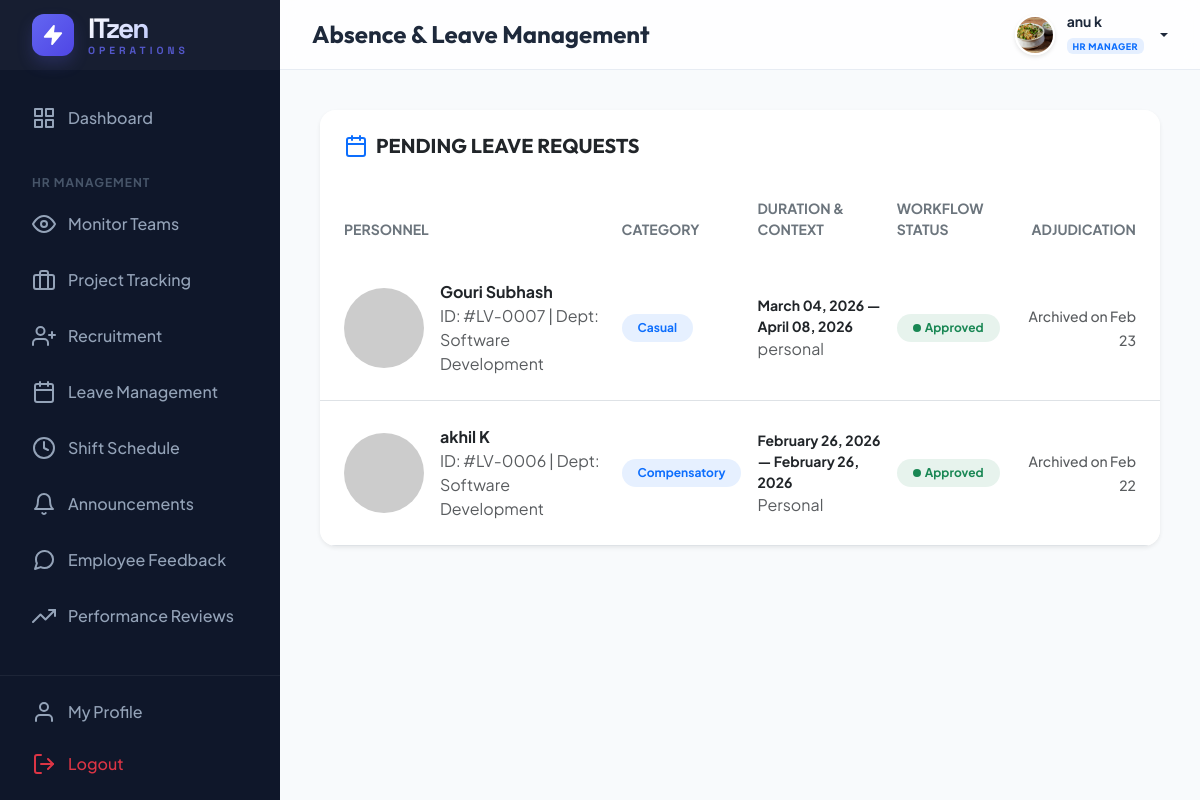
The page /hr/leaves/ (signed in) on the database its author committed.
### management/models.py (models this page shows, shortened)
class CustomUser(AbstractUser):
    ROLE_CHOICES = (
        ('ADMIN', 'Admin'),
        ('HR', 'HR Manager'),
        ('EMPLOYEE', 'Employee'),
    )
    DEPT_CHOICES = (
        ('DEVELOPMENT', 'Software Development'),
        ('DESIGN', 'UI/UX Design'),
        ('QA', 'Quality Assurance'),
        ('HR', 'Human Resources'),
        ('MARKETING', 'Digital Marketing'),
        ('SALES', 'Sales & Business'),
        ('SUPPORT', 'IT Support & Security'),
    )
    LEVEL_CHOICES = (
        ('JUNIOR', 'Junior Level (Level 1)'),
        ('INTERMEDIATE', 'Intermediate (Level 2)'),
        ('SENIOR', 'Senior Level (Level 3)'),
        ('LEAD', 'Lead Level (Level 4)'),
        ('EXPERT', 'Expert Level (Level 5)'),
    )
    role = models.CharField(max_length=20, choices=ROLE_CHOICES, default='EMPLOYEE')
    phone = models.CharField(max_length=15, blank=True, null=True)
    profile_pic = models.ImageField(upload_to='profile_pics/', blank=True, null=True)
    department = models.CharField(max_length=50, choices=DEPT_CHOICES, blank=True, null=True)
    designation = models.CharField(max_length=100, blank=True, null=True)
    level = models.CharField(max_length=20, choices=LEVEL_CHOICES, default='JUNIOR')
    date_of_joining = models.DateField(blank=True, null=True)
    def is_admin(self):
        return self.role == 'ADMIN' or self.is_superuser
    def is_hr(self):
        return self.role == 'HR'
    def is_employee(self):
        return self.role == 'EMPLOYEE' and not self.is_superuser and not self.role == 'HR'

class LeaveRequest(models.Model):
    employee = models.ForeignKey(CustomUser, on_delete=models.CASCADE, related_name='leave_requests')
    leave_type = models.CharField(max_length=50)
    start_date = models.DateField()
    end_date = models.DateField()
    reason = models.TextField()
    status = models.CharField(max_length=20, choices=(
        ('PENDING', 'Pending'),
        ('APPROVED', 'Approved'),
        ('REJECTED', 'Rejected'),
        ('CANCELLED', 'Cancelled'),
    ), default='PENDING')
    applied_on = models.DateTimeField(auto_now_add=True)

### management/views.py (the view)
# urls.py: path('hr/leaves/', views.hr_leave_management, name='hr_leave_management'),
@login_required
def hr_leave_management(request):
    if not (request.user.is_hr() or request.user.is_admin()):
        return redirect('dashboard')
    leaves = LeaveRequest.objects.select_related('employee').all().order_by('-applied_on')
    if not request.user.is_admin():
        leaves = leaves.filter(employee__department=request.user.department)
    return render(request, 'hr/leave_management.html', {'leaves': leaves})

### templates/hr/leave_management.html (shortened to what this page needs)
{% extends 'base.html' %}
{% block page_title %}Absence & Leave Management{% endblock %}
{% block content %}
<div class="card border-0 shadow-sm overflow-hidden">
    <div class="card-header bg-white border-0 p-4">
        <h5 class="mb-0 fw-bold d-flex align-items-center gap-2">
            <i data-feather="calendar" class="text-primary"></i> PENDING LEAVE REQUESTS
        </h5>
    </div>
    <div class="table-responsive">
        <table class="table table-hover align-middle mb-0">
            <thead class="bg-light bg-opacity-50">
                <tr>
                    <th class="ps-4 py-3 border-0 text-secondary small text-uppercase">Personnel</th>
                    <th class="py-3 border-0 text-secondary small text-uppercase">Category</th>
                    <th class="py-3 border-0 text-secondary small text-uppercase">Duration & Context</th>
                    <th class="py-3 border-0 text-secondary small text-uppercase">Workflow Status</th>
                    <th class="pe-4 py-3 border-0 text-secondary small text-uppercase text-end">Adjudication</th>
                </tr>
            </thead>
            <tbody>
                {% for leave in leaves %}
                <tr>
                    <td class="ps-4 py-4">
                        <div class="d-flex align-items-center gap-3">
                            <img src="https://ui-avatars.com/api/?name={{ leave.employee.username }}&size=32"
                                class="rounded-circle">
                            <div>
                                {% with emp_name=leave.employee.get_full_name|default:leave.employee.username %}
                                <div class="fw-bold text-dark">{{ emp_name }}</div>
                                {% endwith %}
                                <div class="extra-small text-muted">ID: #LV-{{ leave.id|stringformat:"04d" }} |
                                    Dept: {{ leave.employee.get_department_display|default:"N/A" }}
                                </div>
                            </div>
                        </div>
                    </td>
                    <td class="py-4">
                        <span class="badge bg-primary bg-opacity-10 text-primary rounded-pill px-3 py-2 fw-bold small">
                            {{ leave.leave_type|title }}
                        </span>
                    </td>
                    <td class="py-4">
                        {% with l_start=leave.start_date|date:"F d, Y" l_end=leave.end_date|date:"F d, Y" %}
                        <div class="small fw-bold text-dark">{{ l_start }} — {{ l_end }}</div>
                        {% endwith %}
                        <div class="text-muted extra-small line-clamp-1" title="{{ leave.reason }}">{{ leave.reason }}
                        </div>
                    </td>
                    <td class="py-4">
                        {% if leave.status == 'PENDING' %}
                        <span
                            class="badge bg-warning bg-opacity-10 text-warning rounded-pill px-3 py-2 fw-bold small d-inline-flex align-items-center gap-1">
                            <span class="p-1 bg-warning rounded-circle"></span> Awaiting Review
                        </span>
                        {% elif leave.status == 'APPROVED' %}
                        <span
                            class="badge bg-success bg-opacity-10 text-success rounded-pill px-3 py-2 fw-bold small d-inline-flex align-items-center gap-1">
                            <span class="p-1 bg-success rounded-circle"></span> Approved
                        </span>
                        {% elif leave.status == 'REJECTED' %}
                        <span
                            class="badge bg-danger bg-opacity-10 text-danger rounded-pill px-3 py-2 fw-bold small d-inline-flex align-items-center gap-1">
                            <span class="p-1 bg-danger rounded-circle"></span> Declined
                        </span>
                        {% else %}
                        <span
                            class="badge bg-secondary bg-opacity-10 text-secondary rounded-pill px-3 py-2 fw-bold small">{{
                            leave.status }}</span>
                        {% endif %}
                    </td>
                    <td class="pe-4 py-4 text-end">
                        {% if leave.status == 'PENDING' %}
                        <div class="d-flex justify-content-end gap-2">
                            <a href="{% url 'hr_approve_leave' leave.id %}"
                                class="btn btn-sm btn-success rounded-pill px-3 fw-bold shadow-sm d-flex align-items-center gap-1">
                                <i data-feather="check" class="icon-sm"></i> Approve
                            </a>
                            <a href="{% url 'hr_reject_leave' leave.id %}"
                                class="btn btn-sm btn-outline-danger rounded-pill px-3 fw-bold d-flex align-items-center gap-1">
                                <i data-feather="x" class="icon-sm"></i> Deny
                            </a>
                        </div>
                        {% else %}
                        <span class="text-muted small fw-medium">Archived on {{ leave.applied_on|date:"M d" }}</span>
                        {% endif %}
                    </td>
                </tr>
                {% endfor %}
            </tbody>
        </table>
    </div>
</div>
{% endblock %}

### templates/base.html (shortened to what this page needs)
{% load static %}
<!DOCTYPE html>
<html lang="en">
<head>
    <link href="https://cdn.jsdelivr.net/npm/bootstrap@5.3.2/dist/css/bootstrap.min.css" rel="stylesheet">
</head>
<body>
    <aside class="sidebar" id="sidebar">
        <div class="sidebar-header">
            <a href="{% url 'dashboard' %}" class="sidebar-logo">
                <div class="logo-circle">
                    <i data-feather="zap" style="width: 22px; height: 22px; fill: #fff;"></i>
                </div>
                <div class="logo-text">
                    <span class="logo-main">ITzen</span>
                    <span class="logo-sub">Operations</span>
                </div>
            </a>
        </div>
        <nav class="sidebar-nav">
            <ul class="nav-list">
                <li class="nav-item">
                    <a href="{% url 'dashboard' %}"
                        class="nav-link {% if request.resolver_match.url_name == 'dashboard' %}active{% endif %}">
                        <i data-feather="grid"></i> Dashboard
                    </a>
                </li>
                {% if user.is_hr %}
                <li class="nav-caption">HR Management</li>
                <li class="nav-item">
                    <a href="{% url 'hr_monitor' %}" class="nav-link">
                        <i data-feather="eye"></i> Monitor Teams
                    </a>
                </li>
                <li class="nav-item">
                    <a href="{% url 'hr_track_projects' %}" class="nav-link">
                        <i data-feather="briefcase"></i> Project Tracking
                    </a>
                </li>
                <li class="nav-item">
                    <a href="{% url 'hr_recruitment' %}" class="nav-link">
                        <i data-feather="user-plus"></i> Recruitment
                    </a>
                </li>
                <li class="nav-item">
                    <a href="{% url 'hr_leave_management' %}" class="nav-link">
                        <i data-feather="calendar"></i> Leave Management
                    </a>
                </li>
                <li class="nav-item">
                    <a href="{% url 'hr_shifts' %}" class="nav-link">
                        <i data-feather="clock"></i> Shift Schedule
                    </a>
                </li>
                <li class="nav-item">
                    <a href="{% url 'hr_announcements' %}" class="nav-link">
                        <i data-feather="bell"></i> Announcements
                    </a>
                </li>
                <li class="nav-item">
                    <a href="{% url 'hr_manage_feedback' %}" class="nav-link">
                        <i data-feather="message-circle"></i> Employee Feedback
                    </a>
                </li>
                <li class="nav-item">
                    <a href="{% url 'hr_performance_reviews' %}" class="nav-link">
                        <i data-feather="trending-up"></i> Performance Reviews
                    </a>
                </li>
                {% endif %}
            </ul>
        </nav>
        <div class="sidebar-footer">
            <a href="{% url 'employee_profile' %}" class="nav-link mb-1">
                <i data-feather="user"></i> My Profile
            </a>
            <a href="{% url 'logout' %}" class="nav-link text-danger">
                <i data-feather="log-out"></i> Logout
            </a>
        </div>
    </aside>
    <div class="main-wrapper">
        <header class="header">
            <div class="d-flex align-items-center">
                <h4 class="mb-0 fw-bold">{% block page_title %}Overview{% endblock %}</h4>
            </div>
            <div class="d-flex align-items-center gap-3">
                <div class="dropdown">
                    <a href="#" class="user-dropdown-toggle dropdown-toggle" data-bs-toggle="dropdown">
                        <img src="{% if user.profile_pic %}{{ user.profile_pic.url }}{% else %}https://ui-avatars.com/api/?name={{ user.username }}&background=6366f1&color=fff{% endif %}"
                            alt="user" class="avatar-img">
                        <div class="d-none d-md-block text-start">
                            <div class="small fw-bold lh-1 mb-1">{{ user.get_full_name|default:user.username }}</div>
                            <span class="badge bg-primary bg-opacity-10 text-primary border-0"
                                style="font-size: 9px; letter-spacing: 0.5px; text-transform: uppercase; font-weight: 800;">
                                {{ user.get_role_display|default:user.role }}
                            </span>
                        </div>
                    </a>
                </div>
            </div>
        </header>
        <main class="content-area">
            {% block content %}{% endblock %}
        </main>
    </div>
</body>
</html>

### rows shown on the page
CustomUser: profile_pic (picture), get_full_name "anu k", role "HR MANAGER"
LeaveRequest: employee "Gouri Subhash", id "0007", employee.department "Software Development", leave_type "Casual", leave "March 04, 2026", leave "April 08, 2026", reason "personal", status "APPROVED" (drawn), applied_on "Feb 23"
LeaveRequest: employee "akhil K", id "0006", employee.department "Software Development", leave_type "Compensatory", leave "February 26, 2026", reason "Personal", status "APPROVED" (drawn), applied_on "Feb 22"
